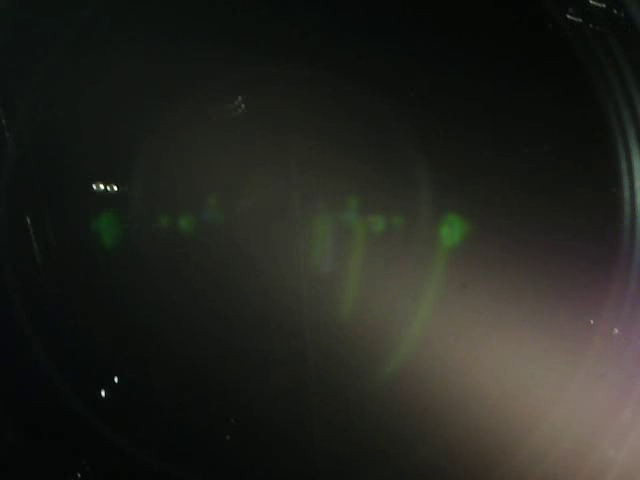
#> input picture frame 19 of input/video_640x480_20251029_174357.mp4, 640 x 480 px, given in place of the camera
$ python test_camera_performance.py 5
#> lines starting #> are read from the running program, lines starting #| are printed output that depends on the picture
### lib/camera_info.py
#!/usr/bin/env python3
# -*- coding: utf-8 -*-
"""
Camera Information Helper
--------------------------
Provides detailed information about connected cameras for use in GUI applications
and preview scripts. Supports cross-platform camera detection and information gathering.

Usage:
    from lib.camera_info import get_camera_info, list_all_cameras

    # Get info for all cameras
    cameras = list_all_cameras()

    # Get detailed info for a specific camera
    info = get_camera_info(0)

Command line usage:
    python lib/camera_info.py [options]
    python -m lib.camera_info [options]
"""

import cv2
import platform
import os
import time
from typing import List, Dict, Optional, Tuple
from dataclasses import dataclass, asdict
import subprocess
import sys
import contextlib

# Handle imports when running as script vs module
# Add parent directory to path if running as script
_script_dir = os.path.dirname(os.path.abspath(__file__))
_parent_dir = os.path.dirname(_script_dir)
if _parent_dir not in sys.path:
    sys.path.insert(0, _parent_dir)

from lib.camera import detect_cameras, get_camera_backend, is_linux, is_raspberry_pi, read_frame_with_timeout


def fourcc_int_to_string(fourcc_int: int) -> str:
    """
    Convert a FOURCC integer code to a readable string.
    Filters out non-printable characters and maps known codes.

    Args:
        fourcc_int: FOURCC code as integer

    Returns:
        Readable FOURCC string (e.g., "YUYV", "MJPG")
    """
#> called with fourcc_int = 877677894
    if fourcc_int == 0:
        return "unknown"

    # Try different byte orders and interpretations
    # FOURCC codes can be stored in different endianness

    # Method 1: Little-endian (standard FOURCC, bytes 0-3 as chars)
    chars_le = []
    for i in range(4):
        byte_val = (fourcc_int >> (8 * i)) & 0xFF
        if 65 <= byte_val <= 90 or 48 <= byte_val <= 57:  # A-Z, 0-9
            chars_le.append(chr(byte_val))
        elif byte_val == 0:
            break
        else:
            chars_le.append(None)  # Mark as invalid

    # Method 2: Big-endian (reverse order)
    chars_be = []
    for i in range(3, -1, -1):
        byte_val = (fourcc_int >> (8 * i)) & 0xFF
        if 65 <= byte_val <= 90 or 48 <= byte_val <= 57:  # A-Z, 0-9
            chars_be.append(chr(byte_val))
        elif byte_val == 0:
            break
        else:
            chars_be.append(None)

    # Check which interpretation gives valid result
    valid_le = all(c is not None for c in chars_le) and len(chars_le) == 4
    valid_be = all(c is not None for c in chars_be) and len(chars_be) == 4

    if valid_le:
        result = "".join(chars_le)
        # Check against known codes
        if result in ["YUYV", "YUY2", "MJPG", "H264", "YUV2"]:
            return result

    if valid_be:
        result = "".join(chars_be)
        if result in ["YUYV", "YUY2", "MJPG", "H264", "YUV2"]:
            return result

    # Method 3: Hex pattern matching (for corrupted displays)
    hex_str = f"{fourcc_int:08X}"
    # Check hex string for known patterns (case-insensitive)
    hex_upper = hex_str.upper()
    if "59555956" in hex_upper or "56595559" in hex_upper:  # YUYV patterns
        return "YUYV"
    if "4A504D47" in hex_upper or "47504A4D" in hex_upper:  # MJPG patterns
        return "MJPG"
    if "32315559" in hex_upper or "59553132" in hex_upper:  # YUY2 patterns
        return "YUY2"

    # Method 4: Extract any valid ASCII letters/numbers
    chars = []
    for i in range(4):
        byte_val = (fourcc_int >> (8 * i)) & 0xFF
        if 65 <= byte_val <= 90:  # A-Z
            chars.append(chr(byte_val))
        elif 48 <= byte_val <= 57:  # 0-9
            chars.append(chr(byte_val))
        elif byte_val == 0:
            break

    if len(chars) >= 3:
        result = "".join(chars)
        # If it matches a known pattern (even if incomplete)
        if "YUY" in result or "YUV" in result:
            return "YUYV"
        if "MJP" in result or "JPG" in result:
            return "MJPG"
        return result

    return "unknown"


@dataclass
class CameraInfo:
    """Structured information about a camera."""
    index: int
    device_path: Optional[str] = None  # e.g., "/dev/video0" on Linux
    name: Optional[str] = None  # Camera name/model
    backend: Optional[str] = None  # OpenCV backend name (e.g., "V4L2", "DSHOW")
    is_available: bool = False
    default_width: int = 0
    default_height: int = 0
    default_fps: float = 0.0
    default_fourcc: str = ""
    supported_resolutions: List[Tuple[int, int]] = None  # List of (width, height) tuples
    supported_fps: List[float] = None  # List of supported FPS values
    supported_fourcc: List[str] = None  # List of supported FOURCC codes

    # [8 lines left out: function __post_init__, not called in this run]

    def to_dict(self) -> Dict:
        """Convert to dictionary for easy serialization."""
        return asdict(self)

    # [512 lines left out: functions __str__, get_v4l2_camera_name, get_windows_camera_name, set_camera_control, get_camera_control, get_camera_control_range and 5 more, not called in this run]


# [27 lines that do not run on import are left out]

### test_camera_performance.py
#!/usr/bin/env python3
# -*- coding: utf-8 -*-
"""
Camera Performance Test Script
-------------------------------
Tests different formats, resolutions, and backends to find optimal camera settings.
Runs comprehensive tests and reports FPS for each combination.
"""

import cv2
import time
import platform
from collections import defaultdict


def test_format_resolution(camera_index, fourcc, width, height, backend, duration=2.0):
    """
    Test a specific format/resolution combination and return FPS.

    Returns:
        (success, fps, actual_width, actual_height, actual_fourcc)
    """
    print(f"  Testing {fourcc} {width}x{height} (backend: {backend})...", end=" ", flush=True)

    cap = None
    try:
        cap = cv2.VideoCapture(camera_index, backend)
        if not cap.isOpened():
            print("FAILED (can't open)")
            return False, 0, 0, 0, "unknown"

        # Set format
        fourcc_code = cv2.VideoWriter_fourcc(*fourcc)
        cap.set(cv2.CAP_PROP_FOURCC, fourcc_code)
        cap.set(cv2.CAP_PROP_FRAME_WIDTH, width)
        cap.set(cv2.CAP_PROP_FRAME_HEIGHT, height)
        cap.set(cv2.CAP_PROP_FPS, 0)  # Try max speed
        cap.set(cv2.CAP_PROP_BUFFERSIZE, 1)  # Minimal buffer for faster capture

        # Small delay for camera to adjust
        time.sleep(0.2)

        # Get actual settings
        actual_width = int(cap.get(cv2.CAP_PROP_FRAME_WIDTH))
        actual_height = int(cap.get(cv2.CAP_PROP_FRAME_HEIGHT))
        actual_fps_set = cap.get(cv2.CAP_PROP_FPS)

        # Get actual FOURCC
        try:
            from lib.camera_info import fourcc_int_to_string
            fourcc_int = int(cap.get(cv2.CAP_PROP_FOURCC))
            actual_fourcc = fourcc_int_to_string(fourcc_int)
        except:
            actual_fourcc = fourcc

        # Verify settings were applied
        if actual_width != width or actual_height != height:
            print(f"FAILED (got {actual_width}x{actual_height} instead)")
            cap.release()
            return False, 0, actual_width, actual_height, actual_fourcc

        # Flush a few frames to stabilize
        for _ in range(5):
            cap.read()
#> this loop made 5 passes
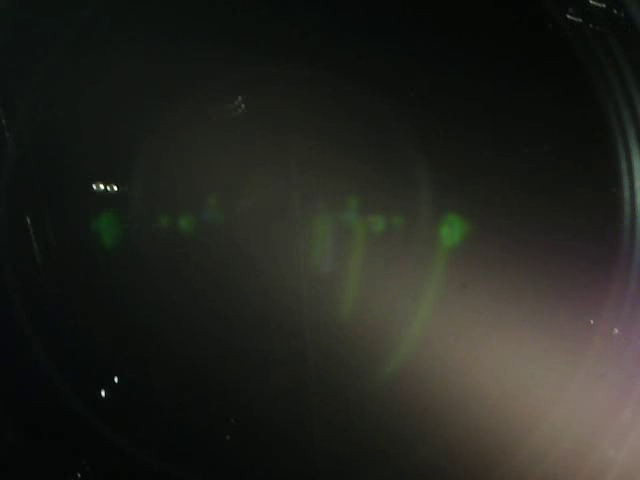
#> input picture frame 19 of input/video_640x480_20251029_174357.mp4, 640 x 480 px, given in place of the camera
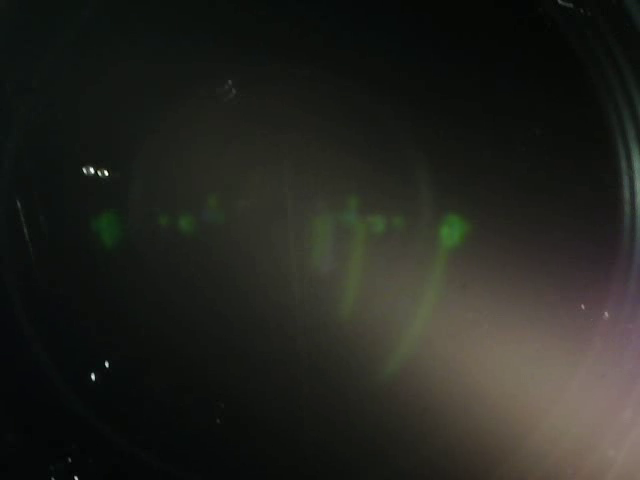
#> input picture frame 20 of input/video_640x480_20251029_174357.mp4, 640 x 480 px, given in place of the camera

        # Measure actual FPS
        frame_count = 0
        start_time = time.time()
        end_time = start_time + duration

        while time.time() < end_time:
            ret, frame = cap.read()
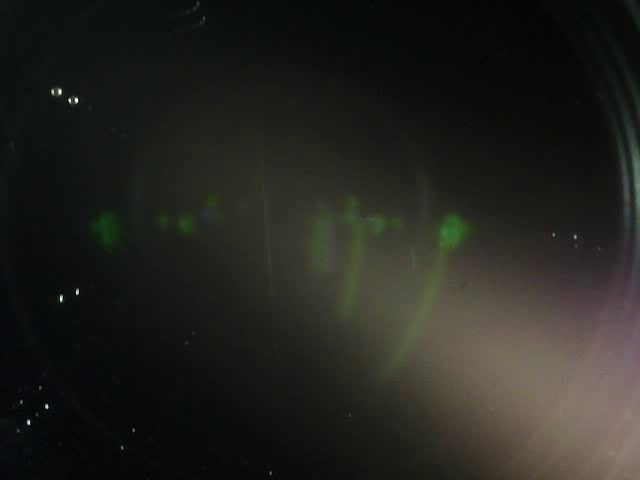
#> input picture frame 24 of input/video_640x480_20251029_174357.mp4, 640 x 480 px, given in place of the camera
#> frame is the input picture: shape (480, 640, 3); mean B, G, R 30.4, 35.8, 35.2
            if ret and frame is not None:
                frame_count += 1
            else:
                # If we get too many failures, break early
                if frame_count > 0 and time.time() - start_time > 0.5:
                    break

        elapsed = time.time() - start_time
        fps = frame_count / elapsed if elapsed > 0 else 0

        cap.release()

        if fps > 0:
            print(f"✓ {fps:.1f} FPS ({actual_fourcc}, {actual_width}x{actual_height})")
            return True, fps, actual_width, actual_height, actual_fourcc
        else:
            print(f"FAILED (no frames)")
            return False, 0, actual_width, actual_height, actual_fourcc

    except Exception as e:
        print(f"ERROR: {e}")
        if cap:
            try:
                cap.release()
            except:
                pass
        return False, 0, 0, 0, "unknown"


def main():
    print("=" * 80)
    print("Camera Performance Test")
    print("=" * 80)

    # Get camera index
    import sys
    camera_index = 0
    if len(sys.argv) > 1:
        try:
            camera_index = int(sys.argv[1])
        except:
            pass

    print(f"\nTesting Camera {camera_index}")
    print("-" * 80)

    # Determine backends to test
    if platform.system() == "Windows":
        backends_to_test = [
            (cv2.CAP_DSHOW, "DSHOW"),
            (cv2.CAP_MSMF, "MSMF"),
        ]
    else:
        backends_to_test = [
            (cv2.CAP_V4L2, "V4L2"),
        ]

    # Formats and resolutions to test
    formats_to_test = [
        ("YUYV", [(640, 480), (1280, 720), (1920, 1080)]),
        ("YUY2", [(640, 480), (1280, 720), (1920, 1080)]),
        ("MJPG", [(640, 480), (1280, 720), (1920, 1080)]),
        ("H264", [(1280, 720), (1920, 1080)]),  # H264 typically only at higher res
    ]

    results = defaultdict(list)  # Key: (format, width, height), Value: list of (backend, fps)

    for backend_code, backend_name in backends_to_test:
        print(f"\n{backend_name} Backend:")
        print("-" * 80)

        for fourcc, resolutions in formats_to_test:
            print(f"\n{fourcc}:")

            for width, height in resolutions:
                success, fps, act_w, act_h, act_fourcc = test_format_resolution(
                    camera_index, fourcc, width, height, backend_code, duration=2.0
                )

                if success and fps > 0:
                    results[(fourcc, act_w, act_h)].append((backend_name, fps, act_fourcc))

        # Small delay between backends
        time.sleep(0.5)

    # Print summary
    print("\n" + "=" * 80)
    print("PERFORMANCE SUMMARY")
    print("=" * 80)

    if not results:
        print("\nNo successful tests! Camera may not be accessible or configured incorrectly.")
        return

    # Sort by FPS (descending)
    sorted_results = sorted(
        results.items(),
        key=lambda x: max(fps for _, fps, _ in x[1]),
        reverse=True
    )

    print(f"\n{'Format':<8} {'Resolution':<15} {'Backend':<8} {'FPS':<8} {'Notes':<20}")
    print("-" * 80)

    for (fourcc, width, height), backend_results in sorted_results:
        for backend_name, fps, actual_fourcc in sorted(backend_results, key=lambda x: x[1], reverse=True):
            notes = ""
            if actual_fourcc != fourcc:
                notes = f"(actual: {actual_fourcc})"
            print(f"{fourcc:<8} {width}x{height:<10} {backend_name:<8} {fps:>6.1f} {notes:<20}")

    # Recommendations
    print("\n" + "=" * 80)
    print("RECOMMENDATIONS")
    print("=" * 80)

    # Find best for 1920x1080
    best_1080p = None
    best_1080p_fps = 0
    for (fourcc, width, height), backend_results in results.items():
        if width == 1920 and height == 1080:
            max_fps = max(fps for _, fps, _ in backend_results)
            if max_fps > best_1080p_fps:
                best_1080p_fps = max_fps
                best_1080p = (fourcc, backend_results[0][2], max_fps)

    if best_1080p:
        print(f"\nBest 1920x1080: {best_1080p[0]} at {best_1080p[2]:.1f} FPS")
        print(f"  Use format: {best_1080p[0]}")
        print(f"  Actual format may be: {best_1080p[1]}")

    # Find best overall FPS
    best_overall = sorted_results[0]
    best_fourcc, best_res = best_overall[0]
    best_fps = max(fps for _, fps, _ in best_overall[1])
    print(f"\nHighest FPS: {best_fourcc} {best_res[0]}x{best_res[1]} at {best_fps:.1f} FPS")

    # Find best balance
    high_res_results = [
        (k, v) for k, v in results.items()
        if k[1] >= 1280 and k[2] >= 720 and max(fps for _, fps, _ in v) >= 15
    ]
    if high_res_results:
        best_balance = max(high_res_results, key=lambda x: max(fps for _, fps, _ in x[1]))
        print(f"\nBest balance (quality/speed): {best_balance[0][0]} {best_balance[0][1]}x{best_balance[0][2]} at {max(fps for _, fps, _ in best_balance[1]):.1f} FPS")

    print("\n" + "=" * 80)


if __name__ == "__main__":
    main()

$ run again, starting later in the video
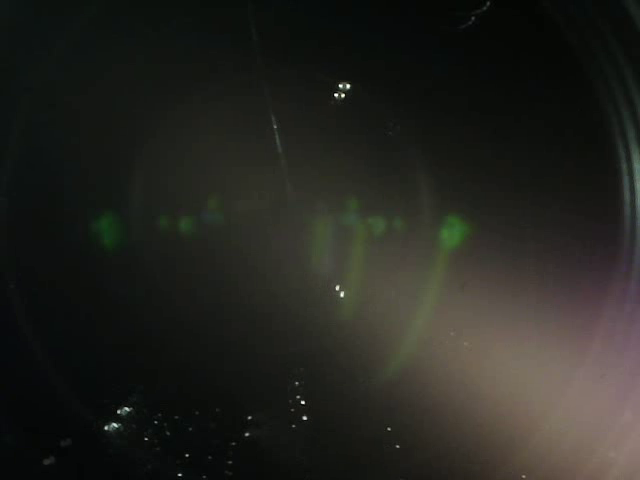
#> input picture frame 86 of input/video_640x480_20251029_174357.mp4, 640 x 480 px, given in place of the camera
#> the loop in test_format_resolution, `for _ in range(5):` made 5 passes
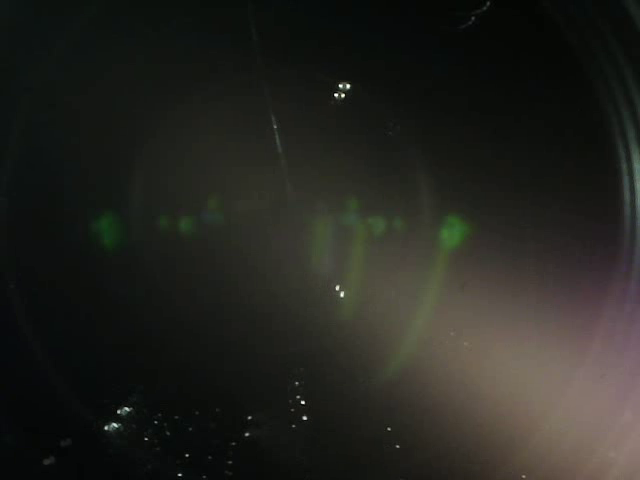
#> input picture frame 86 of input/video_640x480_20251029_174357.mp4, 640 x 480 px, given in place of the camera
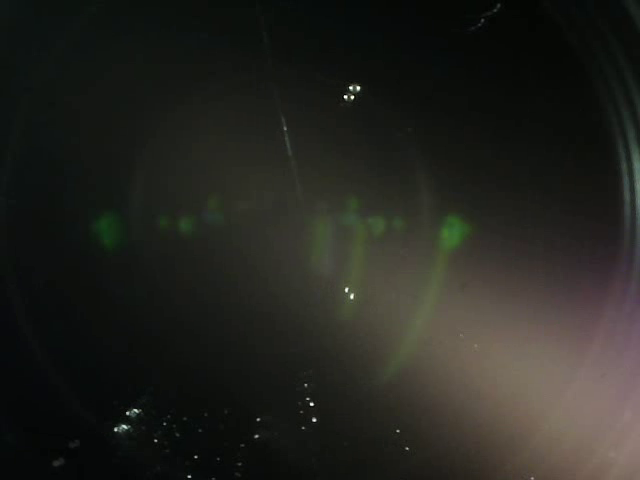
#> input picture frame 87 of input/video_640x480_20251029_174357.mp4, 640 x 480 px, given in place of the camera
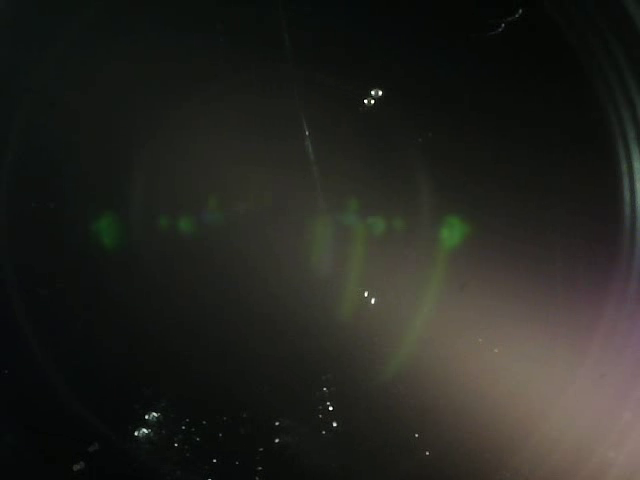
#> input picture frame 91 of input/video_640x480_20251029_174357.mp4, 640 x 480 px, given in place of the camera
#> in test_format_resolution, frame is the input picture: shape (480, 640, 3); mean B, G, R 30.9, 35.9, 35.8

$ run again, starting later in the video
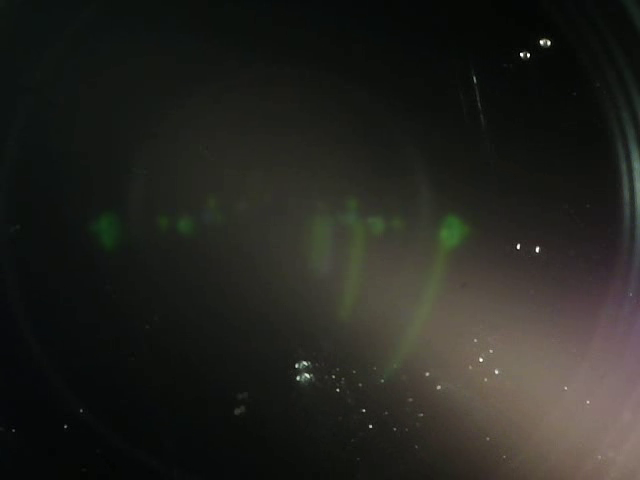
#> input picture frame 154 of input/video_640x480_20251029_174357.mp4, 640 x 480 px, given in place of the camera
#> the loop in test_format_resolution, `for _ in range(5):` made 5 passes
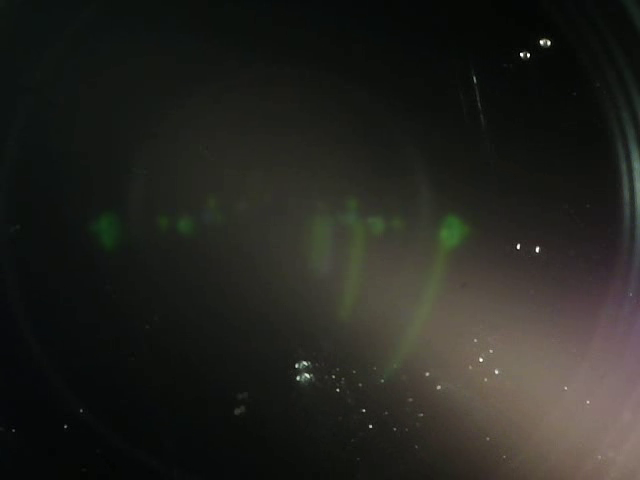
#> input picture frame 154 of input/video_640x480_20251029_174357.mp4, 640 x 480 px, given in place of the camera
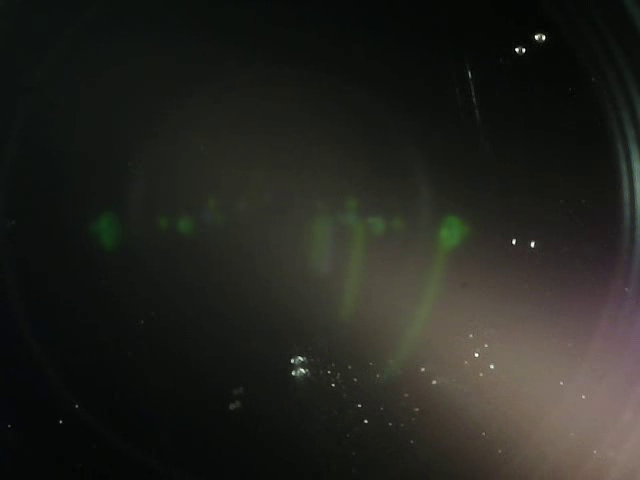
#> input picture frame 155 of input/video_640x480_20251029_174357.mp4, 640 x 480 px, given in place of the camera
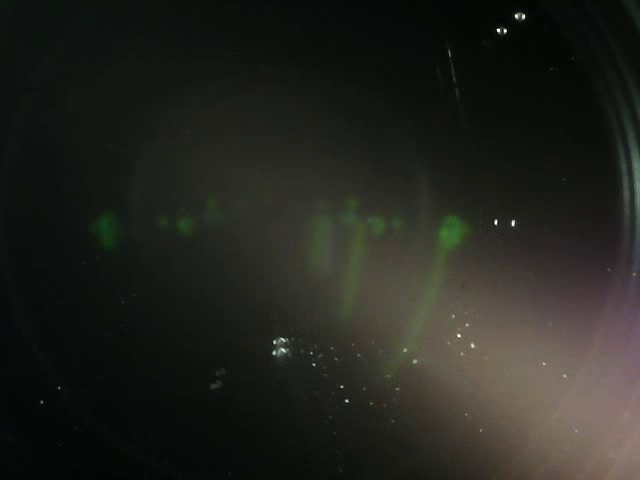
#> input picture frame 159 of input/video_640x480_20251029_174357.mp4, 640 x 480 px, given in place of the camera
#> in test_format_resolution, frame is the input picture: shape (480, 640, 3); mean B, G, R 30.8, 35.9, 35.7
